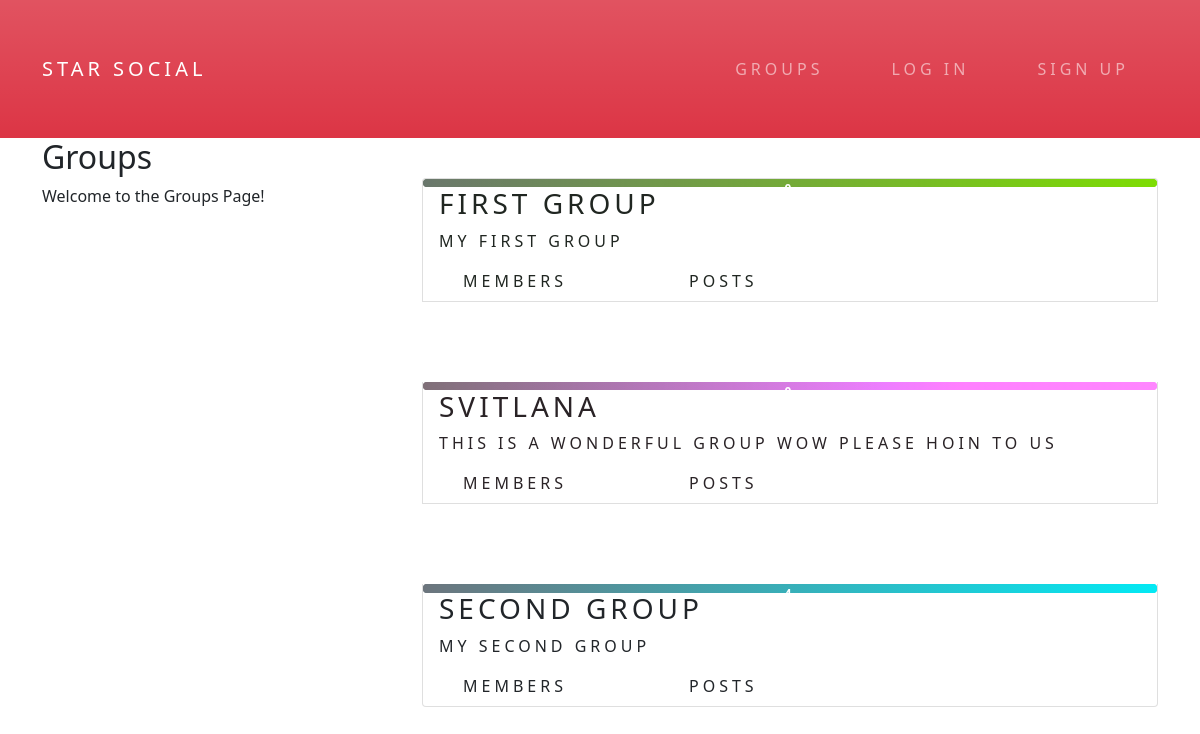
The app's page /groups/ with its own data.
### groups/models.py (models this page shows, shortened)
class Group(models.Model):
    name = models.CharField(max_length=255, unique=True)
    slug = models.SlugField(allow_unicode=True, unique=True)
    description = models.TextField(blank=True, default='')
    description_html = models.TextField(editable=False, default='',blank=True)
    members = models.ManyToManyField(User,through='GroupMember')
    class Meta:
        ordering = ['name']

### groups/views.py (the view)
# urls.py: path('',views.ListGroups.as_view(),name='all'),
class ListGroups(generic.ListView):
	model = Group

### groups/templates/groups/group_list.html (shortened to what this page needs)
{% extends "groups/group_base.html" %}
{% block pregroup %}
	<div class="col-md-4">
		<div class="content">
			<h2>Groups</h2>
			<p>Welcome to the Groups Page!</p>
		</div>
	</div>
{% endblock %}
{% block group_content %}
	<div class="col-md-8">
		<div class="list-group">
			{% for group in object_list %}
				<a class="list-group-item list-group-item-action flex-column align-items-start" href="{% url 'groups:single' slug=group.slug %}">
					<h3 class="title list-group-item-heading">{{group.name}}</h3>
					<p class="mb-1">{{ group.description_html|safe }}</p>
					<div class="container-fluid">
						 <div class="row">
							<div class="col-md-4">
								<span class="badge bg-secondary">
								</span>
								members{{group.members.count|pluralize}}
							</div>
							<div class="col-md-4">
								<span class="badge bg-secondary">
									{{group.posts.count}}</span>
								post{{group.posts.count|pluralize}}
							</div>
						</div>
					</div>
				</a>
			{% endfor %}
		</div>
	</div>
{% endblock group_content %}

### static/simplesocial/css/master.css (style rules this page uses)
a { position: relative; display: inline-block; padding: 25px 30px; margin: 40px 0; color: #03e9f4; text-decoration: none; text-transform: uppercase; transition: 0.5s; letter-spacing: 4px; overflow: hidden; margin-right: 50px; }
a:nth-child(1) { filter: hue-rotate(270deg); }
a:nth-child(2) { filter: hue-rotate(110deg); }
a span { position: absolute; display: block; }
a span:nth-child(1) { top: 0; left: 0; width: 100%; height: 2px; background: linear-gradient(90deg,transparent,#03e9f4); animation: animate1 1s linear infinite; }

### records on screen
Group: name "FIRST GROUP", description_html "MY FIRST GROUP", posts.count "0"
Group: name "SVITLANA", description_html "THIS IS A WONDERFUL GROUP WOW PLEASE HOIN TO US", posts.count "0"
Group: name "SECOND GROUP", description_html "MY SECOND GROUP", posts.count "4"
